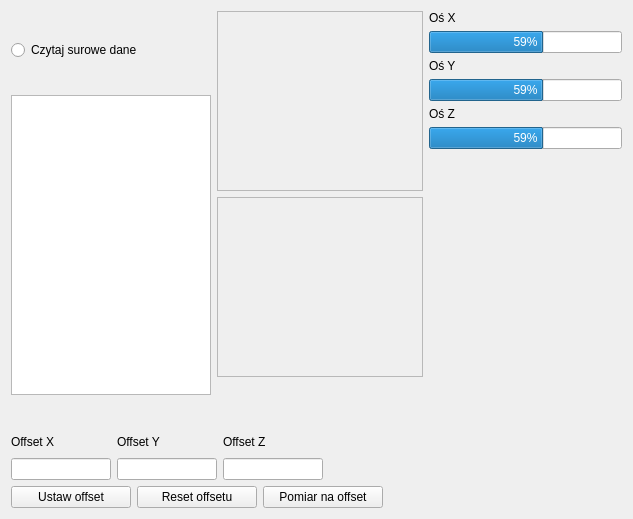
<?xml version="1.0" encoding="UTF-8"?>
<ui version="4.0">
 <class>InputWindow</class>
 <widget class="QWidget" name="InputWindow">
  <property name="geometry">
   <rect>
    <x>0</x>
    <y>0</y>
    <width>633</width>
    <height>519</height>
   </rect>
  </property>
  <property name="windowTitle">
   <string>Form</string>
  </property>
  <layout class="QGridLayout" name="gridLayout">
   <item row="0" column="0" rowspan="2">
    <layout class="QVBoxLayout" name="verticalLayout_2">
     <item>
      <widget class="QRadioButton" name="rawEnable">
       <property name="text">
        <string>Czytaj surowe dane</string>
       </property>
      </widget>
     </item>
     <item>
      <widget class="QTextBrowser" name="rawViewer">
       <property name="minimumSize">
        <size>
         <width>0</width>
         <height>0</height>
        </size>
       </property>
       <property name="maximumSize">
        <size>
         <width>200</width>
         <height>300</height>
        </size>
       </property>
      </widget>
     </item>
    </layout>
   </item>
   <item row="0" column="1" rowspan="2">
    <layout class="QVBoxLayout" name="verticalLayout_3">
     <item>
      <widget class="QFrame" name="xSpinViz">
       <property name="minimumSize">
        <size>
         <width>180</width>
         <height>180</height>
        </size>
       </property>
       <property name="frameShape">
        <enum>QFrame::StyledPanel</enum>
       </property>
       <property name="frameShadow">
        <enum>QFrame::Raised</enum>
       </property>
      </widget>
     </item>
     <item>
      <widget class="QFrame" name="ySpinViz">
       <property name="minimumSize">
        <size>
         <width>180</width>
         <height>180</height>
        </size>
       </property>
       <property name="frameShape">
        <enum>QFrame::StyledPanel</enum>
       </property>
       <property name="frameShadow">
        <enum>QFrame::Raised</enum>
       </property>
       <zorder>xSpinViz</zorder>
      </widget>
     </item>
     <item>
      <spacer name="verticalSpacer_2">
       <property name="orientation">
        <enum>Qt::Vertical</enum>
       </property>
       <property name="sizeHint" stdset="0">
        <size>
         <width>18</width>
         <height>68</height>
        </size>
       </property>
      </spacer>
     </item>
    </layout>
   </item>
   <item row="0" column="2">
    <widget class="QLabel" name="label_2">
     <property name="text">
      <string>Oś X</string>
     </property>
    </widget>
   </item>
   <item row="1" column="2">
    <layout class="QVBoxLayout" name="verticalLayout">
     <item>
      <widget class="QProgressBar" name="_xForce">
       <property name="minimum">
        <number>-128</number>
       </property>
       <property name="maximum">
        <number>128</number>
       </property>
       <property name="value">
        <number>24</number>
       </property>
      </widget>
     </item>
     <item>
      <widget class="QLabel" name="label_3">
       <property name="text">
        <string>Oś Y</string>
       </property>
      </widget>
     </item>
     <item>
      <widget class="QProgressBar" name="_yForce">
       <property name="minimum">
        <number>-128</number>
       </property>
       <property name="maximum">
        <number>128</number>
       </property>
       <property name="value">
        <number>24</number>
       </property>
      </widget>
     </item>
     <item>
      <widget class="QLabel" name="label">
       <property name="text">
        <string>Oś Z</string>
       </property>
      </widget>
     </item>
     <item>
      <widget class="QProgressBar" name="_zForce">
       <property name="minimum">
        <number>-128</number>
       </property>
       <property name="maximum">
        <number>128</number>
       </property>
       <property name="value">
        <number>24</number>
       </property>
      </widget>
     </item>
     <item>
      <spacer name="verticalSpacer">
       <property name="orientation">
        <enum>Qt::Vertical</enum>
       </property>
       <property name="sizeHint" stdset="0">
        <size>
         <width>20</width>
         <height>238</height>
        </size>
       </property>
      </spacer>
     </item>
    </layout>
   </item>
   <item row="2" column="0" colspan="2">
    <layout class="QHBoxLayout" name="horizontalLayout_2">
     <item>
      <widget class="QLabel" name="label_4">
       <property name="minimumSize">
        <size>
         <width>100</width>
         <height>0</height>
        </size>
       </property>
       <property name="text">
        <string>Offset X</string>
       </property>
      </widget>
     </item>
     <item>
      <widget class="QLabel" name="label_5">
       <property name="minimumSize">
        <size>
         <width>100</width>
         <height>0</height>
        </size>
       </property>
       <property name="text">
        <string>Offset Y</string>
       </property>
      </widget>
     </item>
     <item>
      <widget class="QLabel" name="label_6">
       <property name="minimumSize">
        <size>
         <width>100</width>
         <height>0</height>
        </size>
       </property>
       <property name="text">
        <string>Offset Z</string>
       </property>
      </widget>
     </item>
     <item>
      <spacer name="horizontalSpacer_4">
       <property name="orientation">
        <enum>Qt::Horizontal</enum>
       </property>
       <property name="sizeType">
        <enum>QSizePolicy::Expanding</enum>
       </property>
       <property name="sizeHint" stdset="0">
        <size>
         <width>40</width>
         <height>20</height>
        </size>
       </property>
      </spacer>
     </item>
    </layout>
   </item>
   <item row="3" column="0" colspan="2">
    <layout class="QHBoxLayout" name="horizontalLayout">
     <item>
      <widget class="QLineEdit" name="xOffset">
       <property name="maximumSize">
        <size>
         <width>100</width>
         <height>50</height>
        </size>
       </property>
      </widget>
     </item>
     <item>
      <widget class="QLineEdit" name="yOffset">
       <property name="maximumSize">
        <size>
         <width>100</width>
         <height>50</height>
        </size>
       </property>
      </widget>
     </item>
     <item>
      <widget class="QLineEdit" name="zOffset">
       <property name="maximumSize">
        <size>
         <width>100</width>
         <height>50</height>
        </size>
       </property>
      </widget>
     </item>
     <item>
      <spacer name="horizontalSpacer_3">
       <property name="orientation">
        <enum>Qt::Horizontal</enum>
       </property>
       <property name="sizeType">
        <enum>QSizePolicy::Expanding</enum>
       </property>
       <property name="sizeHint" stdset="0">
        <size>
         <width>40</width>
         <height>20</height>
        </size>
       </property>
      </spacer>
     </item>
    </layout>
   </item>
   <item row="4" column="0" colspan="2">
    <layout class="QHBoxLayout" name="horizontalLayout_3">
     <item>
      <widget class="QPushButton" name="applyOffset">
       <property name="minimumSize">
        <size>
         <width>120</width>
         <height>0</height>
        </size>
       </property>
       <property name="text">
        <string>Ustaw offset</string>
       </property>
      </widget>
     </item>
     <item>
      <widget class="QPushButton" name="resetOffset">
       <property name="minimumSize">
        <size>
         <width>120</width>
         <height>0</height>
        </size>
       </property>
       <property name="text">
        <string>Reset offsetu</string>
       </property>
      </widget>
     </item>
     <item>
      <widget class="QPushButton" name="compensateOffset">
       <property name="minimumSize">
        <size>
         <width>120</width>
         <height>0</height>
        </size>
       </property>
       <property name="text">
        <string>Pomiar na offset</string>
       </property>
      </widget>
     </item>
     <item>
      <spacer name="horizontalSpacer_5">
       <property name="orientation">
        <enum>Qt::Horizontal</enum>
       </property>
       <property name="sizeType">
        <enum>QSizePolicy::Expanding</enum>
       </property>
       <property name="sizeHint" stdset="0">
        <size>
         <width>40</width>
         <height>20</height>
        </size>
       </property>
      </spacer>
     </item>
    </layout>
   </item>
  </layout>
 </widget>
 <resources/>
 <connections/>
</ui>
